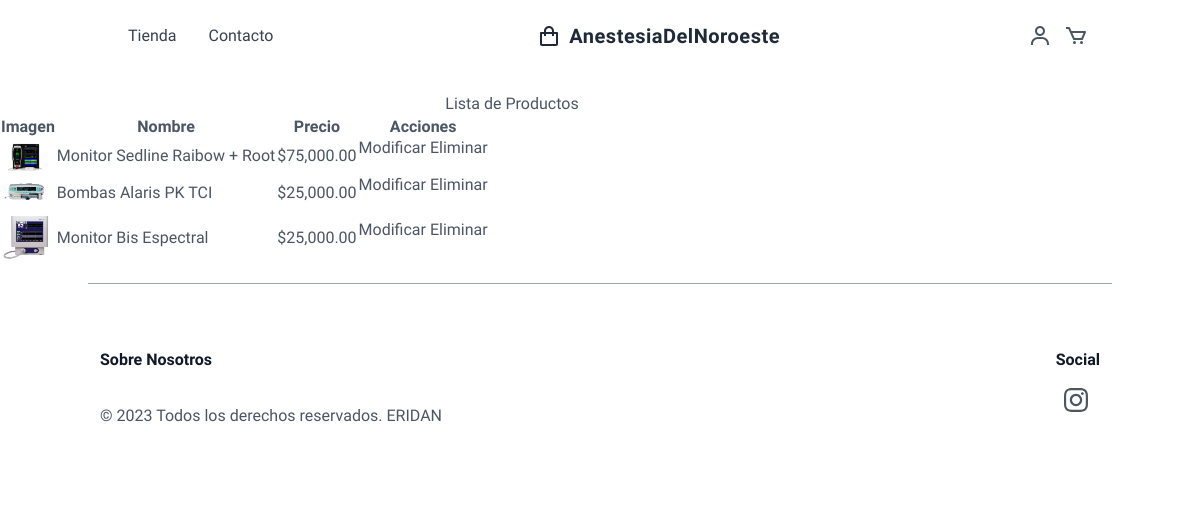
Page /productos (signed in) on the committed database.
### app/models.py (models this page shows)
class Producto(db.Model):
    __tablename__ = 'productos'
    id_producto = db.Column(db.Integer, primary_key=True)
    codigo_articulo = db.Column(db.Text, nullable=False)
    nombre_art = db.Column(db.Text, nullable=False)
    marca = db.Column(db.Text, nullable=False)
    precio = db.Column(db.Float, nullable=False)
    existencia = db.Column(db.Integer, nullable=False)
    rating = db.Column(db.Integer)
    precioOriginal = db.Column(db.Float)
    multiplo_venta = db.Column(db.Integer)
    equivalencia = db.Column(db.Text)
    posicion = db.Column(db.Text)
    esFavorito = db.Column(db.Boolean)
    ruta_imagen = db.Column(db.String(255), nullable=True)  # Nueva columna para la ruta de la imagen

### app/views.py (the view)
    @app.route('/productos')
    @admin_required
    def mostrar_productos():
        productos = Producto.query.all()  # Obtener todos los productos de la base de datos
        return render_template('eccomerce/mostrar_productos.html', productos=productos)

### app/__init__.py (called while the page is built)
def create_app():
    app = Flask(__name__)
    app.config.from_object('config.Config')
    csrf.init_app(app)
    db.init_app(app)
    migrate.init_app(app, db)
    login_manager.init_app(app)
    login_manager.login_view = 'login'
    limiter.init_app(app)
    mail.init_app(app)
    cache.init_app(app)
    @login_manager.user_loader
    def load_user(user_id):
        from .models import Usuario
        return Usuario.query.get(int(user_id))
    from .views import init_routes
    init_routes(app)
    return app

### app/templates/eccomerce/mostrar_productos.html (shortened to what this page needs)
{% extends "base.html" %}
{% block contenido %}
<section class="banner_main">
    <div class="container text-center my-5">
        <h2>Lista de Productos</h2>
        <div class="table-responsive">
            <table class="table table-hover">
                <thead class="thead-light">
                    <tr>
                        <th>Imagen</th>
                        <th>Nombre</th>
                        <th>Precio</th>
                        <th>Acciones</th>
                    </tr>
                </thead>
                <tbody>
                    {% for producto in productos %}
                    <tr>
                        <td>
                            {% if producto.ruta_imagen %}
                                <img src="{{ producto.ruta_imagen }}" alt="{{ producto.nombre_art }}" style="width: 50px; height: auto;">
                                {% else %}
                                <span>Sin imagen</span>
                            {% endif %}
                        </td>
                        <td>{{ producto.nombre_art }}</td>
                        <td>{{ producto.precio | currency }}</td>
                        <td>
                            <a href="{{ url_for('modificar_producto', id_producto=producto.id_producto) }}" class="btn btn-primary btn-sm">Modificar</a>
                            <form action="{{ url_for('eliminar_producto', id_producto=producto.id_producto) }}" method="post" style="display: inline-block;">
                                <button type="submit" class="btn btn-danger btn-sm">Eliminar</button>
                            </form>
                        </td>
                    </tr>
                    {% endfor %}
                </tbody>
            </table>
        </div>
    </div>
</section>
{% endblock %}

### app/templates/base.html (style rules this page uses)
.work-sans { font-family: 'Work Sans', sans-serif; }

### rows in the picture
Producto: ruta_imagen (picture), nombre_art "Monitor Sedline Raibow + Root", precio "$75,000.00"
Producto: ruta_imagen (picture), nombre_art "Bombas Alaris PK TCI", precio "$25,000.00"
Producto: ruta_imagen (picture), nombre_art "Monitor Bis Espectral", precio "$25,000.00"
